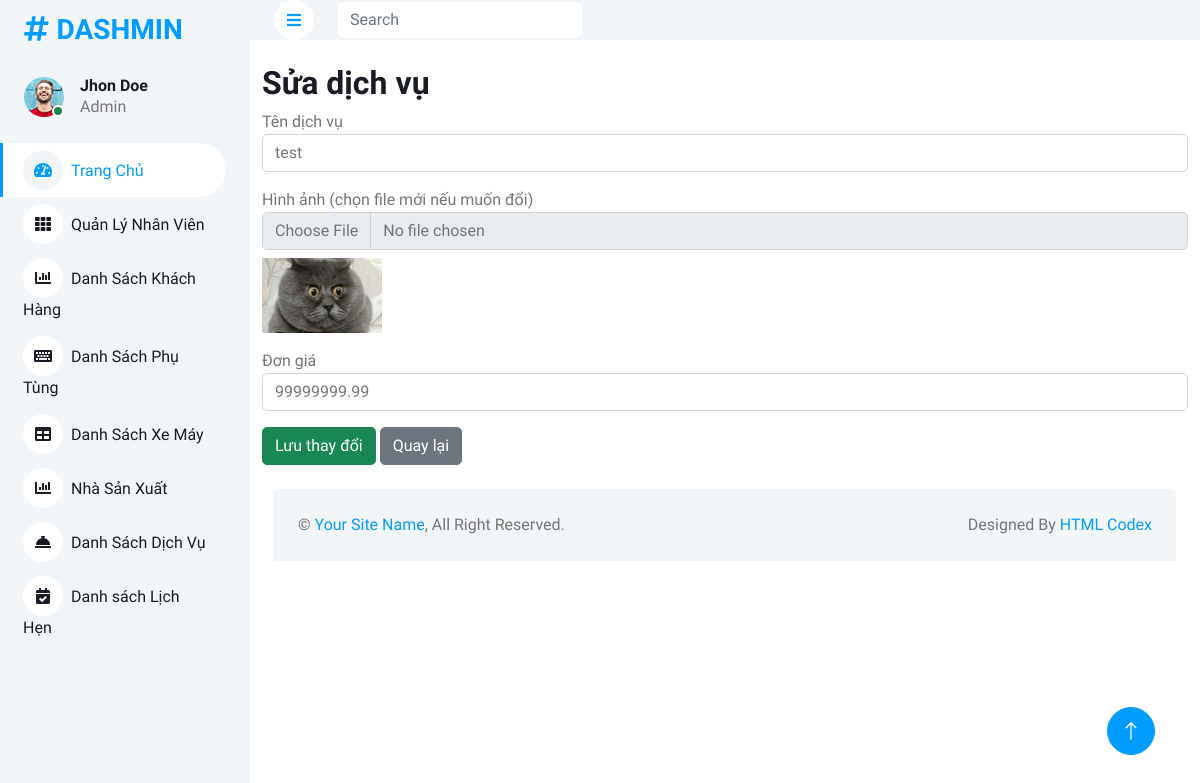
/Admin/dichvu.php?controller=dichvu&action=edit&id=4, run on the app's committed database.
### tables this page shows
CREATE TABLE `dichvu` (
  `MaDV` int(11) NOT NULL,
  `TenDV` varchar(100) DEFAULT NULL,
  `HinhAnh` text DEFAULT NULL,
  `DonGia` decimal(10,2) DEFAULT NULL
);

### Admin/controllers/DichVuController.php (called while the page is built, shortened)
<?php
require_once __DIR__ . '/../models/DichVuModel.php';
class DichVuController
{
  private $model;
  public function __construct($db)
  {
    $this->model = new DichVuModel($db);
  }
  public function edit()
  {
    $id = $_GET['id'] ?? null;
    $dichvu = $this->model->getById($id);
    include __DIR__ . '/../views/dichvu/edit.php';
  }
}

### Admin/models/DichVuModel.php (called while the page is built, shortened)
<?php
class DichVuModel
{
  private $conn;
  public function __construct($db)
  {
    $this->conn = $db;
  }
  public function getById($id)
  {
    $stmt = $this->conn->prepare("SELECT * FROM dichvu WHERE MaDV = ?");
    $stmt->execute([$id]);
    return $stmt->fetch(PDO::FETCH_ASSOC);
  }
}

### Admin/views/dichvu/edit.php (the view, shortened to what this page needs)
<div class="container mt-4">
  <h2>Sửa dịch vụ</h2>
  <form method="post" enctype="multipart/form-data">
    <div class="mb-3">
      <label>Tên dịch vụ</label>
      <input name="TenDV" type="text" class="form-control" value="<?= htmlspecialchars($dichvu['TenDV']) ?>" required>
    </div>
    <div class="mb-3">
      <label>Hình ảnh (chọn file mới nếu muốn đổi)</label>
      <input name="HinhAnh" type="file" accept="image/*" class="form-control">
      <?php if (!empty($dichvu['HinhAnh'])): ?>
        <div class="mt-2">
          <img src="<?= htmlspecialchars($dichvu['HinhAnh']) ?>" alt="Hình dịch vụ"
            style="max-width:120px;max-height:90px;">
        </div>
      <?php endif; ?>
    </div>
    <div class="mb-3">
      <label>Đơn giá</label>
      <input name="DonGia" id="DonGia" type="number" min="1" class="form-control"
        value="<?= htmlspecialchars($dichvu['DonGia']) ?>" required>
    </div>
    <button type="submit" class="btn btn-success">Lưu thay đổi</button>
    <a href="?controller=dichvu&action=index" class="btn btn-secondary">Quay lại</a>
  </form>
</div>

### Admin/css/style.css (style rules this page uses)
:root { --primary: #009CFF; --light: #F3F6F9; --dark: #191C24; }
.btn { transition: .5s; }

### data on the page
dichvu: TenDV "test", HinhAnh (picture), DonGia "99999999.99"
